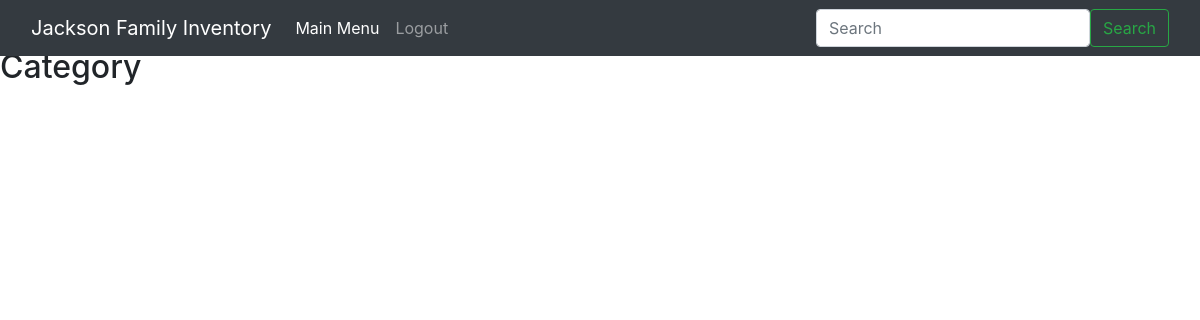
Before: /grocery_list (signed in) with the older database file.
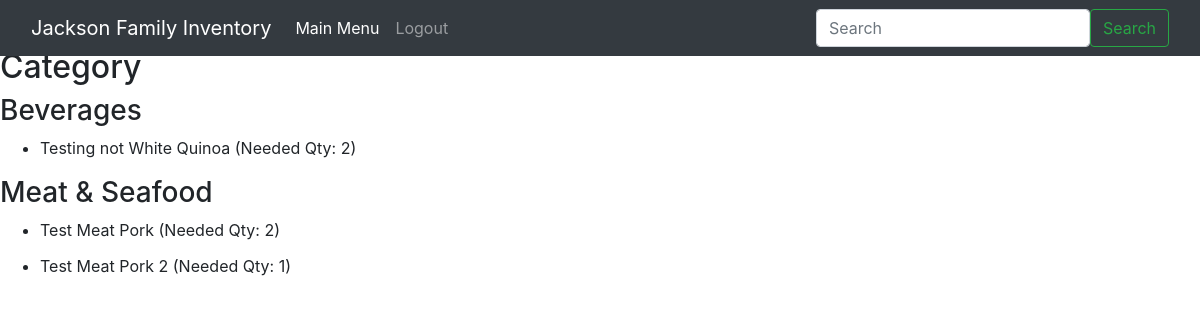
After: the same page with the newer database file.
### JacksonInventory/models.py (models this page shows)
class Item(db.Model):
    id = db.Column(db.Integer(), primary_key=True)
    barcode = db.Column(db.String(length=40), nullable=False, unique=True)
    productname = db.Column(db.String(length=150), nullable=False, unique=True)
    qty = db.Column(db.Integer())
    minqty = db.Column(db.Integer())
    productimage = db.Column(db.String(200))
    category_id = db.Column(db.Integer, db.ForeignKey('category.id'), nullable=False)
    subcategory_id = db.Column(db.Integer, db.ForeignKey('subcategory.id'), nullable=False)

class Category(db.Model):
    id = db.Column(db.Integer, primary_key=True)
    category = db.Column(db.String(75), unique=True)
    items = db.relationship('Item', backref='category', lazy=True)

### JacksonInventory/routes.py (the view)
@app.route('/grocery_list', methods=['GET'])
@login_required
def grocery_list():
    query = text('''
    SELECT c.category, i.productname, i.qty, i.minqty
    FROM item i
    JOIN category c ON i.category_id = c.id
    ORDER BY c.category, i.productname
    ''')
    result = db.session.execute(query)
    groceries = result.fetchall()
    grouped_groceries = {}
    for grocery in groceries:
        category = grocery.category
        productname = grocery.productname
        qty = grocery.qty
        minqty = grocery.minqty
        needed_qty = max(0, minqty - qty)  # Calculate needed qty
        if needed_qty > 0:
            if category in grouped_groceries:
                grouped_groceries[category].append({
                    'productname': productname,
                    'qty': qty,
                    'minqty': minqty,
                    'needed_qty': needed_qty
                })
            else:
                grouped_groceries[category] = [{
                    'productname': productname,
                    'qty': qty,
                    'minqty': minqty,
                    'needed_qty': needed_qty
                }]
    return render_template('grocery_list.html', grouped_groceries=grouped_groceries)

### JacksonInventory/forms.py
class SearchForm(FlaskForm):
    searched = StringField("Searched", validators=[DataRequired()])
    submit = SubmitField("Submit")

### JacksonInventory/models.py (called while the page is built)
@login_manager.user_loader
def load_user(user_id):
    return User.query.get(int(user_id))

### JacksonInventory/routes.py (called while the page is built)
@app.context_processor
def base():
    form = SearchForm()
    return dict(form=form)

### JacksonInventory/templates/grocery_list.html (shortened to what this page needs)
{% extends 'base.html' %}
{% block content %}
    <h2>Category</h2>
    {% for category, products in grouped_groceries.items() %}
        <h3>{{ category }}</h3>
        <ul>
        {% for product in products %}
            <li class="card-title">{{ product.productname }} (Needed Qty: {{ product.needed_qty }})</li>
        {% endfor %}
        </ul>
    {% endfor %}
{% endblock %}

### JacksonInventory/templates/base.html (shortened to what this page needs)
<!doctype html>
<html lang="en">
<head>
  <link rel="stylesheet" href="https://cdn.jsdelivr.net/npm/bootstrap@4.5.3/dist/css/bootstrap.min.css">
  <link rel="stylesheet" href="https://cdnjs.cloudflare.com/ajax/libs/bootstrap-select/1.14.0/css/bootstrap-select.min.css">
</head>
<body>
  <nav class="navbar navbar-expand-lg fixed-top navbar-dark bg-dark" aria-label="Main navigation">
    <div class="container-fluid">
        <a class="navbar-brand" href="{{ url_for('home_page') }}">Jackson Family Inventory</a>
        <div class="navbar-collapse offcanvas-collapse" id="navbarsExampleDefault">
            <ul class="navbar-nav me-auto mb-2 mb-lg-0">
                <li class="nav-item">
                    <a class="nav-link active" aria-current="page" href="{{ url_for('mainmenu_page') }}">Main Menu</a>
                </li>
                {% if current_user.is_authenticated %}
                <li class="nav-item">
                    <a class="nav-link" href="{{ url_for('logout_page') }}">Logout</a>
                </li>
                {% endif %}
            </ul>
            <form method="POST" action="{{ url_for('search') }}" class="d-flex ml-auto" role="search">
                <input class="form-control me-2" type="search" placeholder="Search" aria-label="Search" name="searched">
                <button class="btn btn-outline-success" type="submit">Search</button>
            </form>
            <br/>
        </div>
    </div>
    <br/>
</nav><br/><br/>
  {% block content %}
  {% endblock %}
</body>
</html>

Changed rows visible on the page:
added Item: category "Beverages", productname "Testing not White Quinoa", needed_qty "2"
added Item: category "Meat & Seafood", productname "Test Meat Pork", needed_qty "2"
added Item: productname "Test Meat Pork 2", needed_qty "1", shown under "Meat & Seafood"
